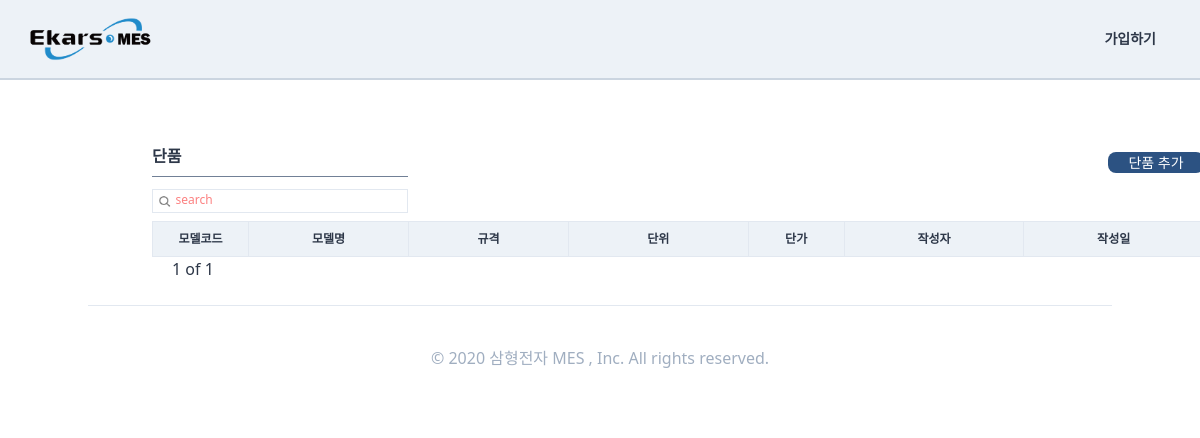
Before: /standardinformaiton/single/ with the older database file.
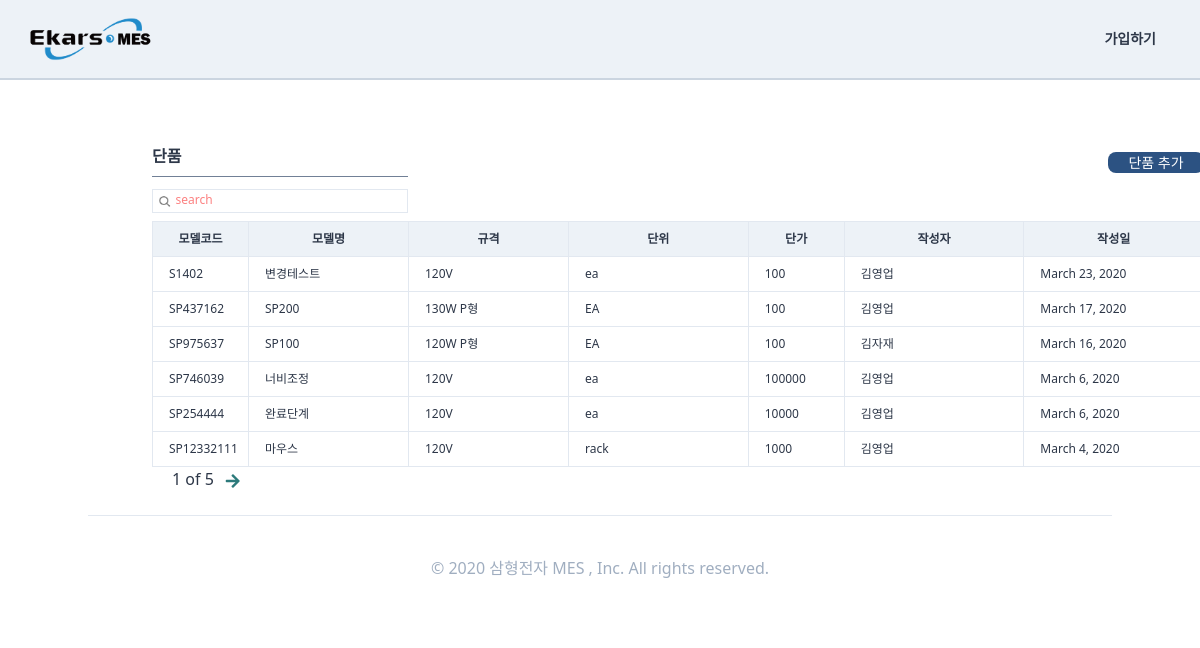
After: the same page with the newer database file.
### StandardInformation/models.py (models this page shows, shortened)
class SingleProduct(TimeStampedModel):
    작성자 = models.ForeignKey(
        "users.User", related_name="단품제품작성자", on_delete=models.SET_NULL, null=True
    )
    작성일 = models.DateField(auto_now=True, auto_now_add=False)
    모델코드 = models.CharField(max_length=80, blank=True)
    모델명 = models.CharField(max_length=30, blank=True)
    규격 = models.CharField(max_length=80, blank=True)
    단위 = models.CharField(max_length=10, blank=True)
    단가 = models.IntegerField(null=True)
    class Meta:
        verbose_name = "단품제품"
        verbose_name_plural = "단품제품"

### users/models.py (models this page shows, shortened)
class User(AbstractUser, TimeStampedModel):
    부서 = models.ManyToManyField("Part", related_name="user", null=True)
    nowPart = models.ForeignKey(
        "Part", related_name="nowuser", on_delete=models.SET_NULL, null=True
    )
    class Meta:
        verbose_name = "사용자"
        verbose_name_plural = "사용자"
    def __str__(self):
        return self.first_name

### StandardInformation/views.py (the view, shortened to what this page needs)
# urls.py: path("single/", views.SingleView.as_view(), name="single"),
class SingleView(ListView):
    model = models.SingleProduct
    paginate_by = 6
    paginate_orphans = 2
    ordering = "-created"
    context_object_name = "lists"
    template_name = "Standardinformation/single.html"
    def get_queryset(self):
        search = self.request.GET.get("search")
        if search is None:
            return super().get_queryset()
    def get(self, request, *args, **kwargs):
        self.object_list = self.get_queryset()
        allow_empty = self.get_allow_empty()
        context = self.get_context_data()
        if (self.request.GET.get("search") is None) or (
            self.request.GET.get("search") == ""
        ):
            context["search"] = "search"
            context["s_bool"] = False
        else:
            context["search"] = self.request.GET.get("search")
            context["s_bool"] = True
        return self.render_to_response(context)

### templates/Standardinformation/single.html (shortened to what this page needs)
{%extends "orders/ordershome.html"%}
{% load static%}
{%block main_contens%}
<div class="w-11/12 h-full ml-32 -mt-6 pt-12 flex flex-row justify-between">
    <div class="p-6 flex flex-col">
        <div class="flex flex-row justify-between">
            <div class="justify-between ">
                <div class=" border-b w-64 mb-3 font-semibold border-gray-600 pb-2">단품 </div>
            </div>
            <div class="mt-2">
                <a href="{%url "StandardInformation:singleregister"%}">
                    <div class="btn-link">
                        단품 추가 </div>
                </a>
            </div>
        </div>
        <div class="w-64 border h-6 mb-2">
            <form method="get" action="{%url "StandardInformation:single" %}" class="w-full flex ">
                <button class="w-4 h-4 mt-1 ml-1  rounded-xl bg-cover bg-center"
                    style="background-image:url({% static 'img/search.png' %});"></button>
                <input name="search" placeholder={{search}}
                    class="ml-1 w-full border-none search-box text-xs font-medium placeholder-red-400 focus: outline-none" />
            </form>
        </div>
        <div class="w-full rounded text-xs">
            <table class="table-fixed w-full">
                <thead>
                    <tr>
                        <th class="border bg-gray-200 px-4 py-2 w-24">모델코드</th>
                        <th class="border bg-gray-200 px-4 py-2 w-40">모델명</th>
                        <th class="border bg-gray-200 px-4 py-2 w-40">규격</th>
                        <th class="border bg-gray-200 px-4 py-2">단위</th>
                        <th class="border bg-gray-200 px-4 py-2 w-24">단가</th>
                        <th class="border bg-gray-200 px-4 py-2">작성자</th>
                        <th class="border bg-gray-200 px-4 py-2">작성일</th>
                    </tr>
                </thead>
                <tbody>
                    {%for list in lists%}
                    <tr>
                        <td class="border px-4 py-2 font-medium hover:text-blue-700 hover:font-bold"><a
                                href="{%url "StandardInformation:singledetail" list.pk %}">{{list.모델코드}}</a></td>
                        <td class="border px-4 py-2">{{list.모델명}}</td>
                        <td class="border px-4 py-2">{{list.규격}}</td>
                        <td class="border px-4 py-2">{{list.단위}}</td>
                        <td class="border px-4 py-2">{{list.단가}}</td>
                        <td class="border px-4 py-2">{{list.작성자}}</td>
                        <td class="border px-4 py-2">{{list.작성일}}</td>
                    </tr>
                    {%endfor%}
                </tbody>
            </table>
            <div class="flex ml-2">
                <span class="mx-3 font-medium  text-base">{{page_obj.number}} of
                    {{page_obj.paginator.num_pages}}</span>
                {% if page_obj.has_next %}
                {%if s_bool%}
                <a href="?search={{search}}&page={{page_obj.next_page_number}}" class="text-teal-700"><i
                        class="fas fa-arrow-right fa-lg mt-2"></i></a>
                {%else%}
                <a href="?page={{page_obj.next_page_number}}" class="text-teal-700"><i
                        class="fas fa-arrow-right fa-lg mt-2"></i></a>
                {% endif %}{% endif %}
            </div>
        </div>
    </div>
</div>
{%endblock main_contens %}

### templates/orders/ordershome.html (shortened to what this page needs)
{%extends "base.html"%}
{%load static%}
{% block content %}
{%block main_contens%}{%endblock main_contens %}
{%endblock content %}

### templates/base.html (shortened to what this page needs)
{% load static%}
{% load i18n %}
<!DOCTYPE html>
<html lang="en">
<head>
    <link rel="stylesheet" href="https://use.fontawesome.com/releases/v5.11.2/css/all.css">
    <link rel="stylesheet" href="{% static 'css/styles.css'%}">
    <link rel="stylesheet" href="{% static 'css/mystyles.css'%}">
    <link rel="stylesheet" href="//code.jquery.com/ui/1.12.1/themes/base/jquery-ui.css">
</head>
<body class="text-gray-800 mt-24 font-light">
    <header
        class="container bg-gray-200 max-w-full inset-0 flex items-center justify-between px-6 h-20 border-b-2 border-gray-400 fixed bg-white">
        <div class="flex items-center w-1/3">
            <a href="{% url "core:home"%}"><img class=" h-12" src="{% static 'img/logo.png'%}" /></a>
        </div>
        {% include "partials/navigation.html"%}
    </header>
    {% block content %}
    {% endblock %}
</body>
{% include "partials/footer.html"%}
</html>

### templates/partials/navigation.html
{% load static%}
<div class="flex items-center text-sm font-medium h-full w-full  flex-raw justify-end">
        {% if user.is_authenticated %}
        <div class="text-right  text-xs h-5">안녕하세요. {{user}}님</div>
        {% if user.lenofpart > 1 %}
        {% for part in user.부서.all %}
        <div
                class="ml-3 border-b-2 border-transparent h-full flex items-center hover:border-gray-600 font-semibold text-xs">
                <a href="{%url "core:parthome" part.pk %}" class="py-10 px-2">
                        {% if part.부서명 == "자재부" %}
                        재고관리
                        {%else%}
                        <script>
                                var parta = "{{ part.부서명 }}";
                                var result = parta.replace("부", '')
                                document.write(result)
                        </script>
                        {% endif %}
                </a></div>
        {% endfor %}
        {% endif %}
        <div class="nav_link font-semibold ml-3"><a href="{%url "users:logout"%}">로그아웃</a></div>
        {% else %}
        <li class="nav_link font-bold"><a href="{%url "users:signup"%}">가입하기</a></li>
        {% endif %}
</div>

### templates/partials/footer.html
{% load i18n %}
<footer class=" h-full container mx-auto text-center py-10 border-t font-medium text-gray-500">
    &copy; {% trans '2020 삼형전자 MES , Inc. All rights reserved.' %}
</footer>

Changed rows visible on the page:
added SingleProduct: 모델코드 "S1402", 모델명 "변경테스트", 규격 "120V", 단위 "ea", 단가 "100", 작성자 "김영업", 작성일 "March 23, 2020"
added SingleProduct: 모델코드 "SP437162", 모델명 "SP200", 규격 "130W P형", 단위 "EA", 단가 "100", 작성자 "김영업", 작성일 "March 17, 2020"
added SingleProduct: 모델코드 "SP975637", 모델명 "SP100", 규격 "120W P형", 단위 "EA", 단가 "100", 작성자 "김자재", 작성일 "March 16, 2020"
added SingleProduct: 모델코드 "SP746039", 모델명 "너비조정", 규격 "120V", 단위 "ea", 단가 "100000", 작성자 "김영업", 작성일 "March 6, 2020"
added SingleProduct: 모델코드 "SP254444", 모델명 "완료단계", 규격 "120V", 단위 "ea", 단가 "10000", 작성자 "김영업", 작성일 "March 6, 2020"
added SingleProduct: 모델코드 "SP12332111", 모델명 "마우스", 규격 "120V", 단위 "rack", 단가 "1000", 작성자 "김영업", 작성일 "March 4, 2020"
Other visible differences:
{{ page_obj.paginator.num_pages }}: "1" → "5"
